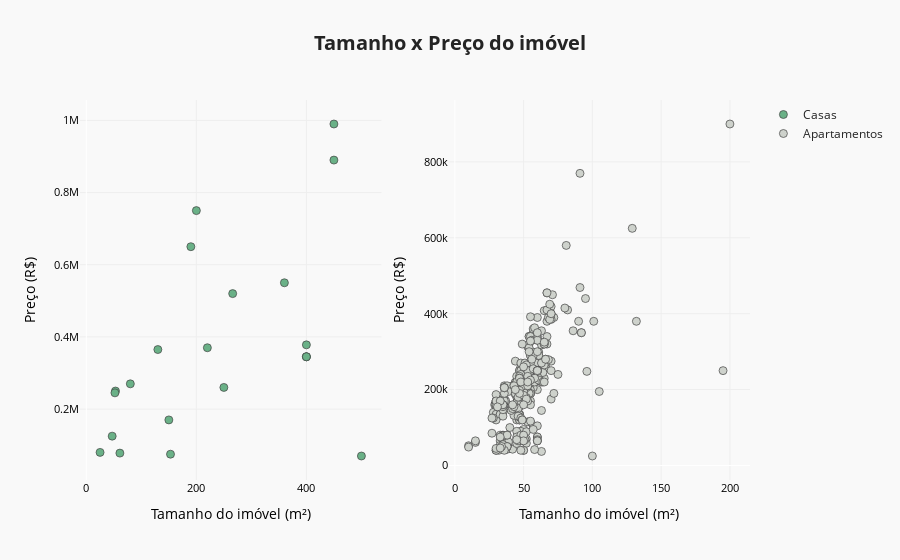

Notebook code cell kept with this figure:
### Code cell
df_fig1 = df_samambaia_filtered[(df_samambaia_filtered[HOUSE_CATEGORY] != 0) & (df_samambaia_filtered[HOUSE_CONDOMI_VALUE] > 1) & (df_samambaia_filtered[HOUSE_CONDOMI_VALUE] < 2000)]
df_fig2 = df_samambaia_filtered[(df_samambaia_filtered[HOUSE_CONDOMI_VALUE] > 1) & (df_samambaia_filtered[HOUSE_CONDOMI_VALUE] < 2000) & (df_samambaia_filtered[HOUSE_SIZE] > 0)]

title='<b>Tamanho x Preço do imóvel</b>'

fig = make_subplots(rows=1, cols=2)


fig.add_trace(
    go.Scatter(
        x=df_fig2[df_fig2[HOUSE_CATEGORY] == 'Casas'][HOUSE_SIZE], 
        y=df_fig2[df_fig2[HOUSE_CATEGORY] == 'Casas'][HOUSE_PRICE], 
        mode='markers',
        name = 'Casas',
        marker = {'color': FIGURE_COLOR_PALETTE[1]}
    ),
    row=1, col=1)

fig.add_trace(
    go.Scatter(
        x=df_fig2[df_fig2[HOUSE_CATEGORY] == 'Apartamentos'][HOUSE_SIZE], 
        y=df_fig2[df_fig2[HOUSE_CATEGORY] == 'Apartamentos'][HOUSE_PRICE], 
        mode='markers',
        name = 'Apartamentos',
        marker = {'color': FIGURE_COLOR_PALETTE[2]}
    ),
    row=1, col=2)

fig.update_layout(
    boxmode='group',
    title=title,
    titlefont={'size':20},
    violinmode='group',
    paper_bgcolor='#f9f9f9',
    plot_bgcolor='#f9f9f9',
    template='seaborn',
)

fig.update_xaxes(
    color='black',
    showgrid=True,
    gridwidth=1.0, 
    gridcolor='#eeeeee',
    tickfont_size=11,
)

fig.update_yaxes(
    color='black',
    showgrid=True,
    gridwidth=1.0,
    gridcolor='#eeeeee',
    tickfont_size=11,
)

fig['layout']['xaxis']['title']='Tamanho do imóvel (m²)'
fig['layout']['xaxis2']['title']='Tamanho do imóvel (m²)'
fig['layout']['yaxis']['title']='Preço (R$)'
fig['layout']['yaxis2']['title']='Preço (R$)'

fig.update_traces(marker_size=8,marker_line_width=0.7)

fig.show()

### Figure 1 — Plotly figure (JSON) as saved in the notebook; plotly's stock layout.template omitted (floating-point values rounded to 4 significant figures; data arrays with more than 128 entries replaced by an {"elided": "..."} marker saying what was removed)
{"data": [{"marker": {"color": "#6AB187", "line": {"width": 0.7}, "size": 8}, "mode": "markers", "name": "Casas", "type": "scatter", "x": [150, 25, 53, 200, 400, 400, 450, 450, 47, 400, 130, 80, 61, 153, 250, 266, 400, 360, 190, 52, 220, 500], "xaxis": "x", "y": [170000, 80000, 250000, 750000, 345000, 345000, 890000, 990000, 125000, 345000, 365000, 270000, 78000, 75000, 260000, 520000, 378000, 550000, 650000, 245000, 369990, 70000], "yaxis": "y"}, {"marker": {"color": "#CED2CC", "line": {"width": 0.7}, "size": 8}, "mode": "markers", "name": "Apartamentos", "type": "scatter", "x": {"elided": "411 int values"}, "xaxis": "x2", "y": {"elided": "411 int values"}, "yaxis": "y2"}], "layout": {"boxmode": "group", "paper_bgcolor": "#f9f9f9", "plot_bgcolor": "#f9f9f9", "title": {"font": {"size": 20}, "text": "<b>Tamanho x Preço do imóvel</b>"}, "violinmode": "group", "xaxis": {"anchor": "y", "color": "black", "domain": [0, 0.45], "gridcolor": "#eeeeee", "gridwidth": 1, "showgrid": true, "tickfont": {"size": 11}, "title": {"text": "Tamanho do imóvel (m²)"}}, "xaxis2": {"anchor": "y2", "color": "black", "domain": [0.55, 1], "gridcolor": "#eeeeee", "gridwidth": 1, "showgrid": true, "tickfont": {"size": 11}, "title": {"text": "Tamanho do imóvel (m²)"}}, "yaxis": {"anchor": "x", "color": "black", "domain": [0, 1], "gridcolor": "#eeeeee", "gridwidth": 1, "showgrid": true, "tickfont": {"size": 11}, "title": {"text": "Preço (R$)"}}, "yaxis2": {"anchor": "x2", "color": "black", "domain": [0, 1], "gridcolor": "#eeeeee", "gridwidth": 1, "showgrid": true, "tickfont": {"size": 11}, "title": {"text": "Preço (R$)"}}}}
